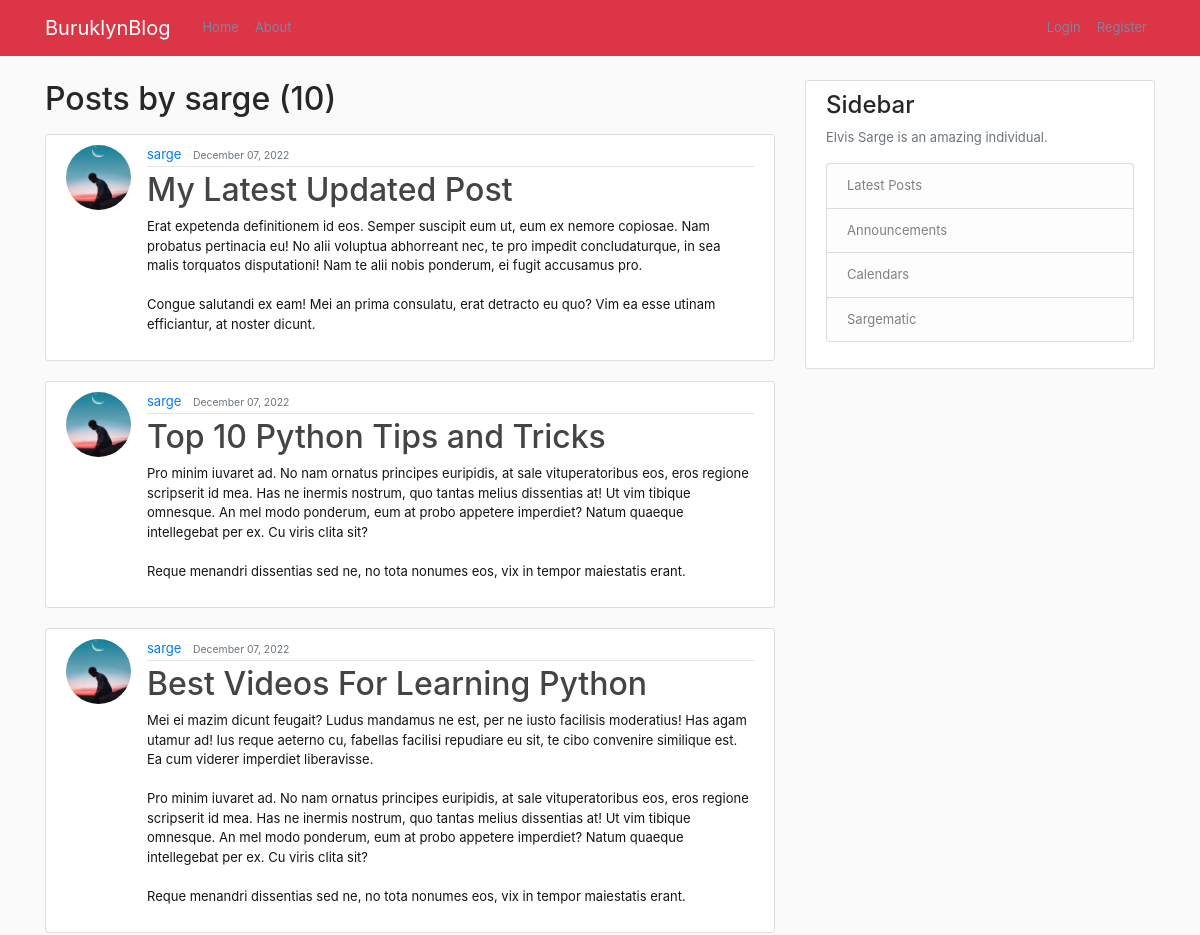
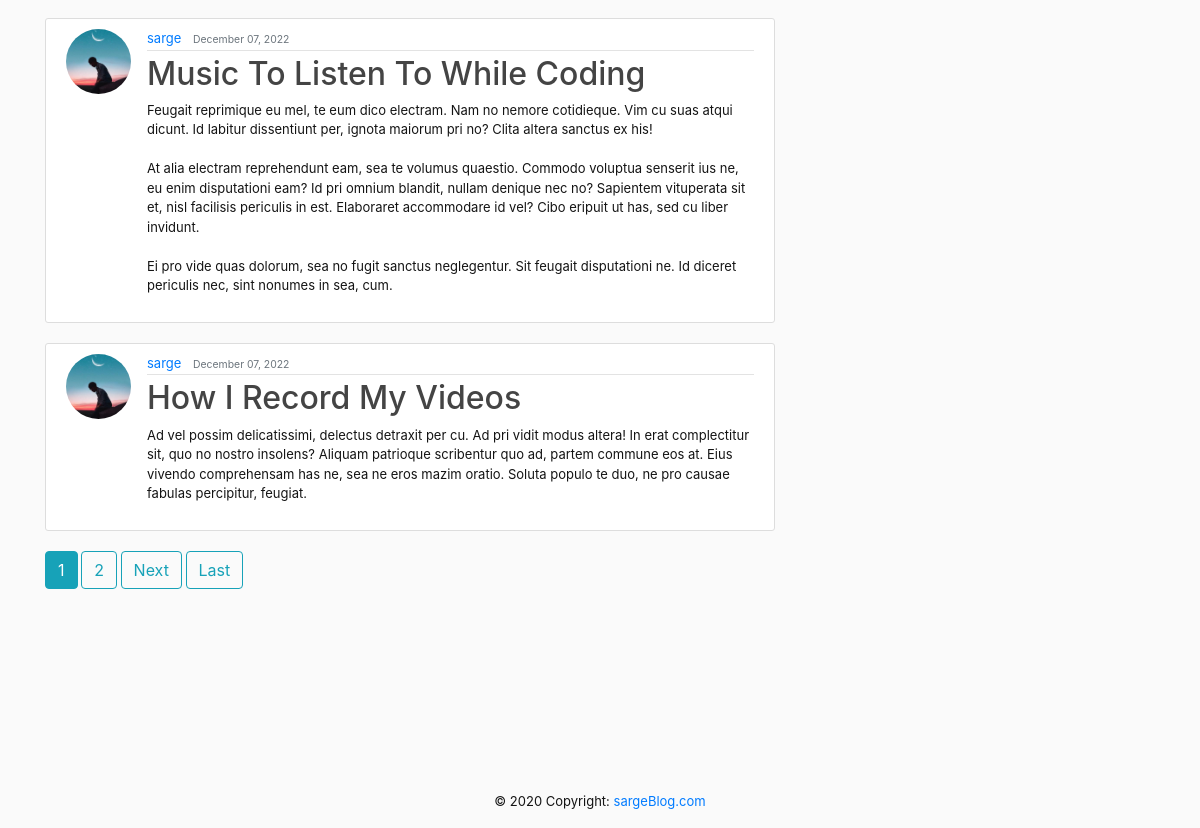
The page /user/sarge/ on the database its author committed (2 pictures, top to bottom).
### blog/models.py (models this page shows, shortened)
class Post(models.Model):
    title = models.CharField(max_length=100)
    content = models.TextField()
    date_posted = models.DateTimeField(default=timezone.now)
    author = models.ForeignKey(User, on_delete=models.CASCADE)

### users/models.py (models this page shows, shortened)
class Profile(models.Model):
    user = models.OneToOneField(User, on_delete=models.CASCADE)
    image = models.ImageField(default='default.png', upload_to='profile-pics')

### blog/views.py (the view)
# urls.py: path('user/<str:username>/', UserPostListView.as_view(), name='user_posts'),
class UserPostListView(ListView):
    model = Post
    template_name = 'blog/user_posts.html'
    context_object_name = 'posts'
    paginate_by = 5
    def get_queryset(self):
        user = get_object_or_404(User, username = self.kwargs.get("username"))
        return Post.objects.filter(author=user).order_by('-date_posted')

### blog/templates/blog/user_posts.html (shortened to what this page needs)
{% extends 'base.html' %}
{% block content %}
    <h2 class="mb-3" >Posts by {{ view.kwargs.username }} ({{ page_obj.paginator.count }}) </h2>
    {%for post in posts%}
    <article class="media content-section" style="font-size=12px ">
        <img class="rounded-circle article-img" src="{{post.author.profile.image.url}}">
        <div class="media-body">
            <div class="article-metadata">
                <a class="mr-2" href="{% url 'user_posts' post.author.username %}">{{ post.author }}</a>
                <small class="text-muted">{{ post.date_posted|date:"F d, Y" }}</small>
            </div>
            <h2><a class="article-title" href="{% url 'post-detail' post.id %}">{{ post.title }}</a></h2>
            <p class="article-content">{{ post.content }}</p>
        </div>
    </article>
	{%endfor%}
    {% if is_paginated %}
      {% for num in page_obj.paginator.page_range %}
          {% if page_obj.number == num %}
              <a class="btn btn-info mb-4" href="?page={{ num }}">{{ num }}</a>
          {% elif  num > page_obj.number|add:'-3' and num < page_obj.number|add:'3' %}
            <a class="btn btn-outline-info mb-4" href="?page={{ num }}">{{ num }}</a>
          {% endif %}
      {% endfor %}
      {% if page_obj.has_next %}
          <a class="btn btn-outline-info mb-4" href="?page={{ page_obj.next_page_number }}">Next</a>
          <a class="btn btn-outline-info mb-4" href="?page={{ page_obj.paginator.num_pages }}">Last</a>
      {% endif %}
  {% endif %}
{% endblock content %}

### blog/static/main.css (style rules this page uses)
body { background: #fafafa; color: #141414; margin-top: 5rem; font-size: 13px; }
h1, h2, h3, h4, h5, h6 { color: #292626; }
.content-section { background: #ffffff; padding: 10px 20px; border: 1px solid #dddddd; border-radius: 3px; margin-bottom: 20px; }
.article-title { color: #444444; }
.article-content { white-space: pre-line; }
.article-img { height: 65px; width: 65px; margin-right: 16px; }
.article-metadata { padding-bottom: 1px; margin-bottom: 4px; border-bottom: 1px solid #e3e3e3 }

### rows shown on the page
Post: author.profile.image (picture), author "sarge", date_posted "December 07, 2022", title "My Latest Updated Post", content "Erat expetenda definitionem id eos. Semper suscipit eum ut, eum ex nemore copiosae. Nam probatus pertinacia eu! No alii voluptua abhorreant nec, te pro impedit concludaturque, in sea malis torquatos disputationi! Nam te alii nobis ponderum, ei fugit accusamus pro. Congue salutandi ex eam! Mei an prima consulatu, erat detracto eu quo? Vim ea esse utinam efficiantur, at noster dicunt."
Post: author.profile.image (picture), author "sarge", date_posted "December 07, 2022", title "Top 10 Python Tips and Tricks", content "Pro minim iuvaret ad. No nam ornatus principes euripidis, at sale vituperatoribus eos, eros regione scripserit id mea. Has ne inermis nostrum, quo tantas melius dissentias at! Ut vim tibique omnesque. An mel modo ponderum, eum at probo appetere imperdiet? Natum quaeque intellegebat per ex. Cu viris clita sit? Reque menandri dissentias sed ne, no tota nonumes eos, vix in tempor maiestatis erant."
Post: author.profile.image (picture), author "sarge", date_posted "December 07, 2022", title "Best Videos For Learning Python", content "Mei ei mazim dicunt feugait? Ludus mandamus ne est, per ne iusto facilisis moderatius! Has agam utamur ad! Ius reque aeterno cu, fabellas facilisi repudiare eu sit, te cibo convenire similique est. Ea cum viderer imperdiet liberavisse. Pro minim iuvaret ad. No nam ornatus principes euripidis, at sale vituperatoribus eos, eros regione scripserit id mea. Has ne inermis nostrum, quo tantas melius dissentias at! Ut vim tibique omnesque. An mel modo ponderum, eum at probo appetere imperdiet? Natum quaeque intellegebat per ex. Cu viris clita sit? Reque menandri dissentias sed ne, no tota nonumes eos, vix in tempor maiestatis erant."
Post: author.profile.image (picture), author "sarge", date_posted "December 07, 2022", title "Music To Listen To While Coding", content "Feugait reprimique eu mel, te eum dico electram. Nam no nemore cotidieque. Vim cu suas atqui dicunt. Id labitur dissentiunt per, ignota maiorum pri no? Clita altera sanctus ex his! At alia electram reprehendunt eam, sea te volumus quaestio. Commodo voluptua senserit ius ne, eu enim disputationi eam? Id pri omnium blandit, nullam denique nec no? Sapientem vituperata sit et, nisl facilisis periculis in est. Elaboraret accommodare id vel? Cibo eripuit ut has, sed cu liber invidunt. Ei pro vide quas dolorum, sea no fugit sanctus neglegentur. Sit feugait disputationi ne. Id diceret periculis nec, sint nonumes in sea, cum."
Post: author.profile.image (picture), author "sarge", date_posted "December 07, 2022", title "How I Record My Videos", content "Ad vel possim delicatissimi, delectus detraxit per cu. Ad pri vidit modus altera! In erat complectitur sit, quo no nostro insolens? Aliquam patrioque scribentur quo ad, partem commune eos at. Eius vivendo comprehensam has ne, sea ne eros mazim oratio. Soluta populo te duo, ne pro causae fabulas percipitur, feugiat."

### other values the page prints
{{ view.kwargs.username }} "sarge"
{{ page_obj.paginator.count }} "10"
{{ num }} "1"
{{ num }} "2"
